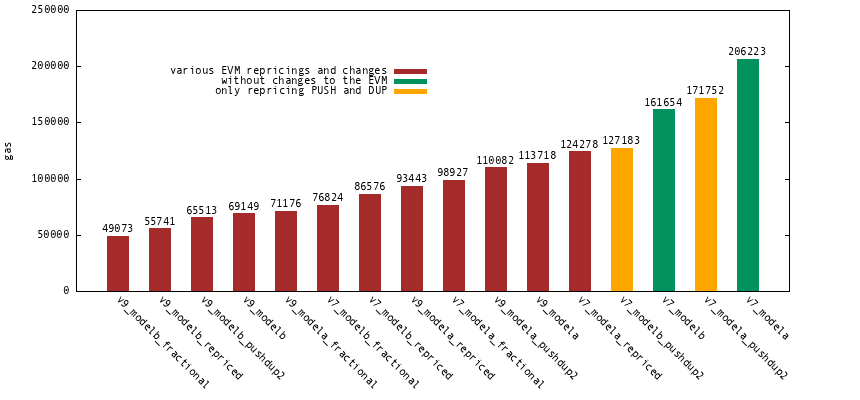

The script that saved this image:
# this figure was generated by putting this text into filename.plt and executing: gnuplot filename.plt

# note: last column is the color index

$data << EOD
v9\\_modelb\\_fractional 49073 3
v9\\_modelb\\_repriced 55741 3
v9\\_modelb\\_pushdup2 65513 3
v9\\_modelb 69149 3
v9\\_modela\\_fractional 71176 3
v7\\_modelb\\_fractional 76824 3
v7\\_modelb\\_repriced 86576 3
v9\\_modela\\_repriced 93443 3
v7\\_modela\\_fractional 98927 3
v9\\_modela\\_pushdup2 110082 3
v9\\_modela 113718 3
v7\\_modela\\_repriced 124278 3
v7\\_modelb\\_pushdup2 127183 2
v7\\_modelb 161654 1
v7\\_modela\\_pushdup2 171752 2
v7\\_modela 206223 1
EOD

set term png size 860,400 nocrop enhanced font "monospace,8"
set lmargin -1
set rmargin 10
set output "figure2_miller_loop.png"
set nokey
set boxwidth 0.5
set style fill solid
set xtics nomirror rotate by -45
set palette model RGB defined (1 "purple", 2 "red")
set yrange[0:250000]
set ylabel "gas"
set xtics 5

set key at graph 0.5, 0.8

# set colors, index matches the last data column
set linetype 1 lc rgb '#01915c' # dark green
set linetype 2 lc rgb 'orange'
set linetype 3 lc rgb 'brown'

plot "$data" using 0:2:3:xticlabels(1) with boxes title "various EVM repricings and changes" lc var,\
     "" using 0:($2+6000):(sprintf("%3i",$2)):(1) with labels notitle, \
     "" u 0 with histogram title "without changes to the EVM", \
     "" u 0 with histogram title "only repricing PUSH and DUP"

# note: $2 indicates column 2 is for y-coordinates
# note: after "using" in "plot" line we have four values separated by colons
#   0 means x value is index of row
#   2 means take y vals from col 2
#   3 means take color var from 3rd col
#   xticslabels(1) means take text labels from column 1
